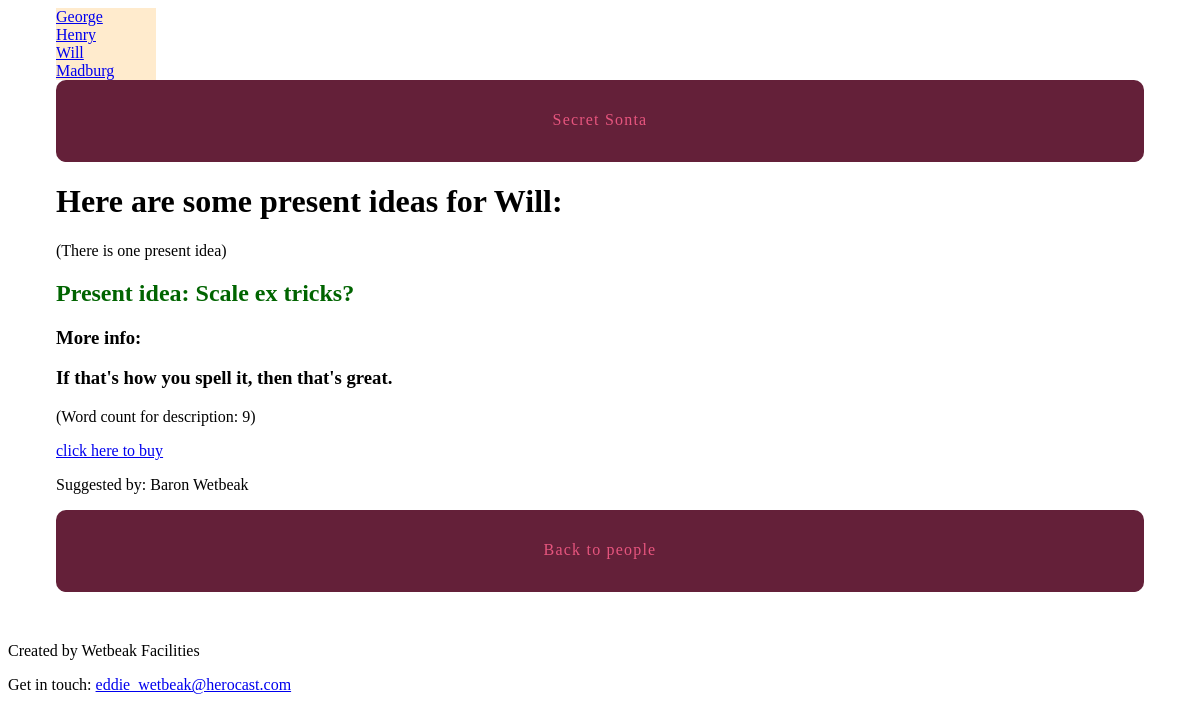
The page /presents/3/ on the database its author committed.
### presents/models.py (models this page shows, shortened)
class Person(models.Model):
    created_at = models.DateTimeField(auto_now_add=True)
    name = models.CharField(max_length=255)

class Idea(models.Model):
    title = models.CharField(max_length=255)
    description = models.TextField(blank=True, default='')
    idea_link = models.CharField(max_length=255, blank=True, default='')
    recipient = models.ForeignKey(Person, on_delete=models.CASCADE)
    suggested_by = models.CharField(max_length=255, blank=True, default='')
    order = models.IntegerField(default=0)
    class Meta:
        ordering = ['order', ]

### presents/views.py (the view)
# urls.py: path('<int:pk>/', views.idea_detail, name='idea_detail'),
def idea_detail(request, pk):
    person = get_object_or_404(Person, pk=pk)
    return render(request, "presents/idea_detail.html", {'person': person})

### presents/templatetags/presents_extras.py (called while the page is built)
@register.inclusion_tag('presents/person_nav.html')
def nav_persons_list():
    persons = Person.objects.all()
    return {'persons': persons}

@register.filter('markdown_to_html')
def markdown_to_html(markdown_text):
    html_body = markdown2.markdown(markdown_text)
    return mark_safe(html_body)

### presents/templates/presents/idea_detail.html (shortened to what this page needs)
{% extends "layout.html" %}
{% load humanize presents_extras %}
{% block content %}
<h1>Here are some present ideas for {{ person.name }}:</h1>
<p>(There {{ person.idea_set.count|pluralize:"is,are" }}
  {{person.idea_set.count|apnumber }}
  present idea{{ person.idea_set.count|pluralize }})</p>
{% for idea in person.idea_set.all %}
  <h2>Present idea: {{ idea.title }}</h2>
    {% if idea.description %}
      <h3>More info: {{ idea.description|markdown_to_html }}</h3>
      <p>{% with des=idea.description %}
        (Word count for description: {{ des|wordcount }})</p>
      {% endwith %}
    {% endif %}
    <a href="{{ idea.idea_link }}">click here to buy</a>
    <p>Suggested by: {{ idea.suggested_by }}</p>
{% endfor %}
<nav><a href="{% url 'presents:list' %}">Back to people</a></nav>
{% endblock %}

### presents/templates/presents/person_nav.html
{% for person in persons %}
  <div><a href="{% url 'presents:idea_detail' pk=person.pk %}">{{ person.name }}</a></div>
{% endfor %}

### assets/css/layout.css (style rules this page uses)
html { box-sizing: border-box; }
*, *::after, *::before { box-sizing: inherit; }
.site-container nav { width: 100%; display: table; width: 100%; table-layout: fixed; border-bottom-left-radius: 10px; border-bottom-right-radius: 10px; border-top-left-radius: 10px; border-top-right-radius: 10px; border-bottom-left-radius: 10px; border-top-left-radius: 10px; border-bottom-right-radius: 10px; border-top-right-radius: 10px; background-color: #642039; margin-bottom: 1em; overflow: hidden; }
.site-container nav a { display: table-cell; width: 8.33333%; padding: 10px; border-bottom: 2px solid #642039; color: #e6557e; letter-spacing: 0.075em; line-height: 60px; text-align: center; text-decoration: none; }
h2 { color:darkgreen }

### rows shown on the page
Person: name "George"
Person: name "Henry"
Person: name "Will", idea_set.count|apnumber "one"
Person: name "Madburg"
Idea: title "Scale ex tricks?", description "If that's how you spell it, then that's great.", description "9", suggested_by "Baron Wetbeak"
